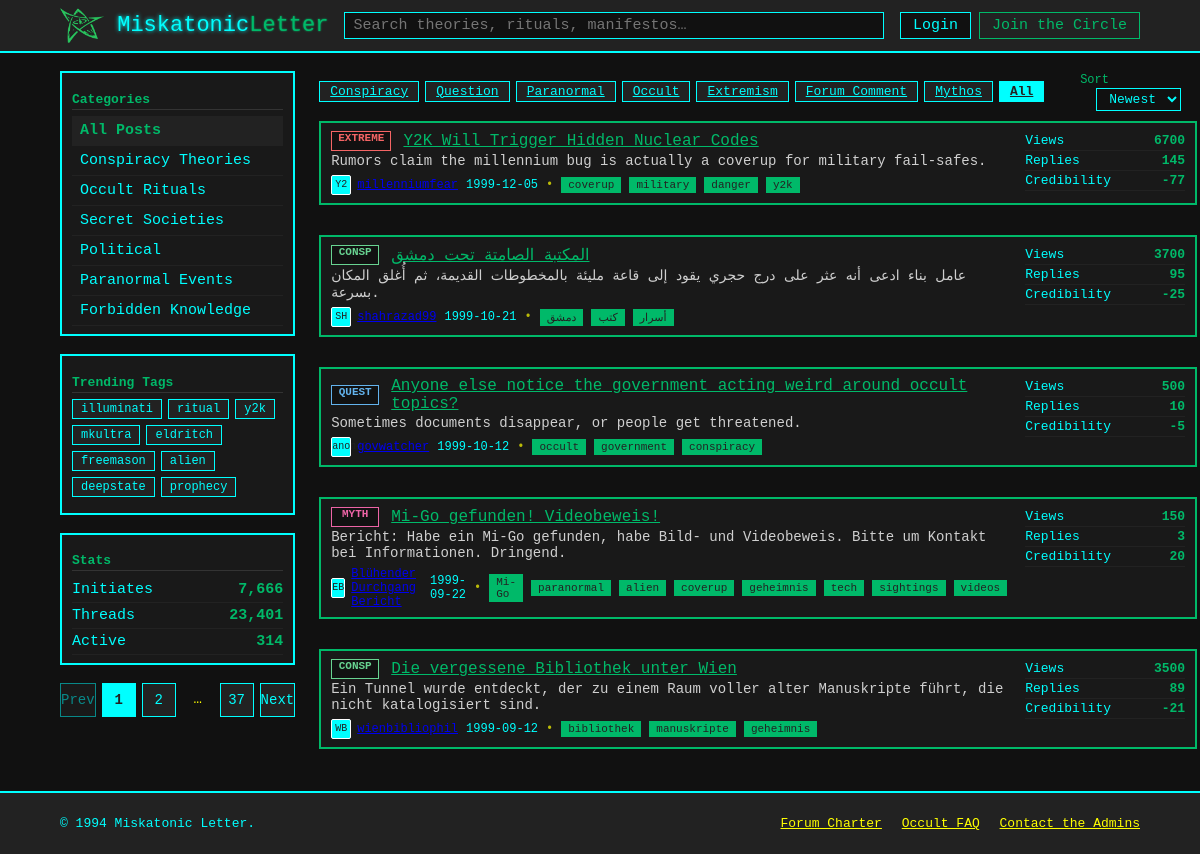
The page /Posts on the database as committed earlier.
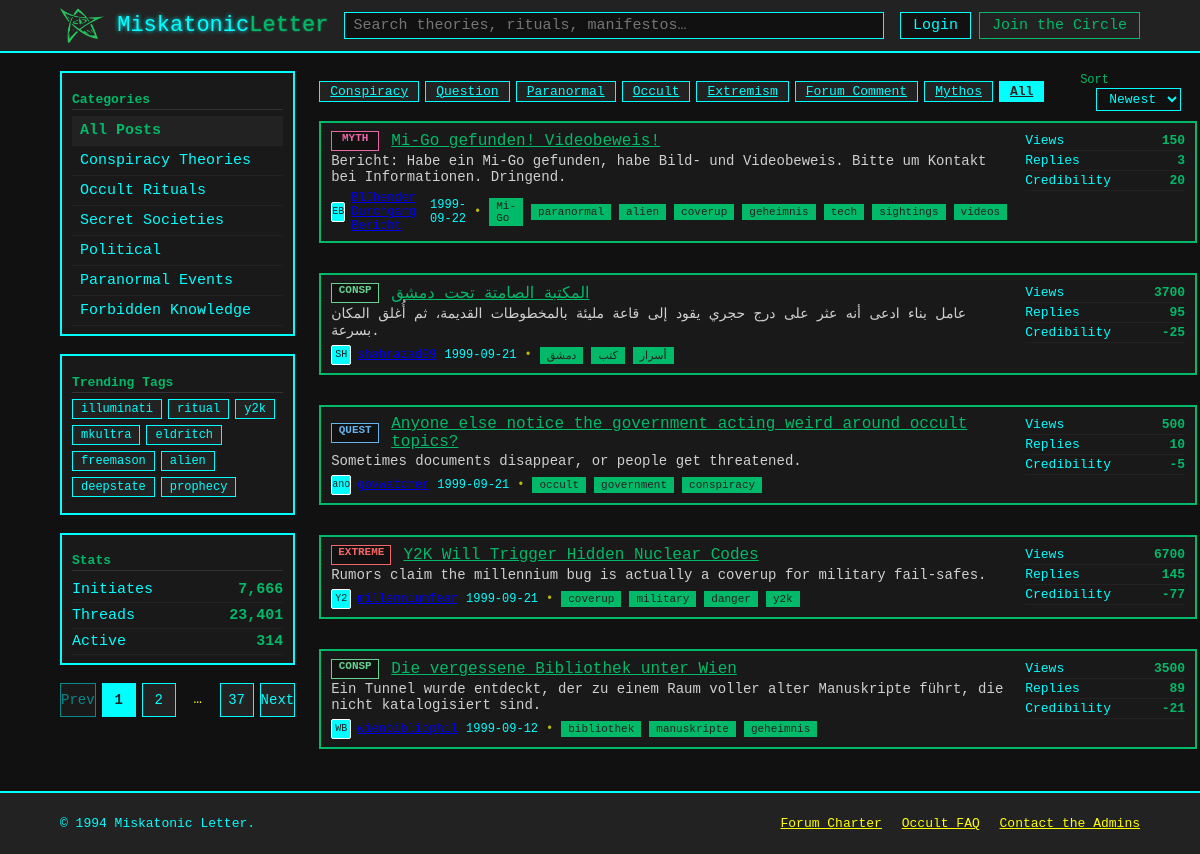
The same page on the database as committed later.
### db.py (models this page shows)
class Badges(Base):
    __tablename__    = "Badges"
    badge_id         = Column(Integer,primary_key=True)
    badge_title      = Column(String)
    badge_lable      = Column(String)

class Posts(Base):
    __tablename__    = "Posts"
    post_id          = Column(Integer,primary_key=True,index=True)
    post_title       = Column(String,nullable=False)
    post_exerpt      = Column(String)
    author_id        = Column(Integer,ForeignKey("Users.user_id"),nullable=False)
    post_date        = Column(Date)
    post_views       = Column(Integer,default=0)
    post_replies     = Column(Integer,default=0)
    post_credibility = Column(Integer,default=0)
    post_content     = Column(Text)
    badge_id         = Column(Integer,ForeignKey("Badges.badge_id"))

class Users(Base):
    __tablename__    = "Users"
    user_id          = Column(Integer,primary_key=True,index=True)
    user_avatar      = Column(String(2))
    user_name        = Column(String)

class Tags(Base):
    __tablename__    = "Tags"
    tag_id           = Column(Integer,primary_key=True,index=True)
    tag_lable        = Column(String)

### posts.py (the view)
@router.get("/Posts", response_class=HTMLResponse)
async def get_posts(
    request: Request,
    page: int = 1,
    q:str = "",
    sort:str = "newest",
    badge:str = "",
    db:Session = Depends(get_db)
):
    POSTS_PER_PAGE = 5
    POPULAR_BADGE_COUNT = 7
    posts = db.query(Posts)
    if badge:
        badge_query = db.query(Badges).filter(func.upper(Badges.badge_lable)==badge.upper()).first()
        if badge_query:
            posts = posts.filter(Posts.badge_id == badge_query.badge_id)
    if q:
        posts = posts.join(Users     , Posts.author_id   ==  Users.user_id     )\
                     .join(PostsTags , Posts.post_id     ==  PostsTags.post_id )\
                     .join(Tags      , PostsTags.tag_id  ==  Tags.tag_id       )\
        q_lower = f"%{q.lower()}%"
        posts = posts.filter(
            or_(
                Posts.post_title.ilike(q_lower),
                Posts.post_title.ilike(q_lower),
                Posts.post_content.ilike(q_lower),
                Users.user_name.ilike(q_lower),
                Tags.tag_lable.ilike(q_lower)
            )
        ).distinct()
    if   sort == "views":
        posts = posts.order_by(Posts.post_views.desc())
    elif sort == "newest":
        posts = posts.order_by(Posts.post_date.desc())
    total_posts = posts.count()
    total_pages = (total_posts + POSTS_PER_PAGE - 1) // POSTS_PER_PAGE
    page_posts  = posts.offset((page-1)*POSTS_PER_PAGE).limit(POSTS_PER_PAGE).all()
    serialized_posts = [serialize_post(post,db) for post in page_posts]
    popular_badges_query = db.query(Badges,func.count(Posts.post_id).label("post_count"))\
        .join(Posts,Badges.badge_id==Posts.badge_id)\
        .group_by(Badges.badge_id)\
        .order_by(desc("post_count"))\
        .limit(POPULAR_BADGE_COUNT)
    popular_badges = [serialize_badge(badge) for badge,_ in popular_badges_query]
    return templates.TemplateResponse(
        "index.html",
        {
            "request": request,
            "posts": serialized_posts,
            "badge": badge,
            "sort": sort,
            "page": page,
            "popular_badges":popular_badges,
            "total_pages": total_pages,
            "q":q
        }
    )

### templates/index.html (shortened to what this page needs)
<!doctype html>
<html lang="en">
<head>
  <link rel="stylesheet" href="{{ url_for('static', path='styles.css') }}" />
</head>
<body>
  <header class="topbar">
    <div class="container topbar__inner">
      <a class="brand" href="{{ url_for('get_posts') }}">
        <img src="{{ url_for('static', path='imgs/elder-sign.png') }}" alt="" class="brand__logo" aria-hidden="true">
        <span class="brand__name">Miskatonic<span class="accent">Letter</span></span>
      </a>
      <form class="search" action="{{ url_for('get_posts') }}" method="get" role="search">
        <input class="search__input" type="search" name="q" value="{{ q }}" placeholder="Search theories, rituals, manifestos…" aria-label="Search" />
      </form>
      <nav class="usernav" aria-label="User">
        <a class="btn btn--ghost" href="#">Login</a>
        <a class="btn btn--primary" href="#">Join the Circle</a>
      </nav>
    </div>
  </header>
  <main class="container layout">
    <aside class="sidebar">
      <section class="card">
        <h2 class="card__title">Categories</h2>
        <nav class="list list--links">
          <a href="#" class="list__item is-active">All Posts</a>
          <a href="#" class="list__item">Conspiracy Theories</a>
          <a href="#" class="list__item">Occult Rituals</a>
          <a href="#" class="list__item">Secret Societies</a>
          <a href="#" class="list__item">Political</a>
          <a href="#" class="list__item">Paranormal Events</a>
          <a href="#" class="list__item">Forbidden Knowledge</a>
        </nav>
      </section>
      <section class="card">
        <h2 class="card__title">Trending Tags</h2>
        <div class="tags">
          <a href="#" class="tag">illuminati</a>
          <a href="#" class="tag">ritual</a>
          <a href="#" class="tag">y2k</a>
          <a href="#" class="tag">mkultra</a>
          <a href="#" class="tag">eldritch</a>
          <a href="#" class="tag">freemason</a>
          <a href="#" class="tag">alien</a>
          <a href="#" class="tag">deepstate</a>
          <a href="#" class="tag">prophecy</a>
        </div>
      </section>
      <section class="card">
        <h2 class="card__title">Stats</h2>
        <ul class="meta">
          <li><span>Initiates</span><strong>7,666</strong></li>
          <li><span>Threads</span><strong>23,401</strong></li>
          <li><span>Active</span><strong>314</strong></li>
        </ul>
      </section>
              <nav class="pagination" aria-label="Pagination">
          {% set pages = [1] %}
          {% set pages = pages | unique | sort %}
          {% if page > 1 %}
            <a class="page" href="{{ url_for('get_posts') }}?page={{ page - 1 }}{% if q %}&q={{ q }}{% endif %}{% if badge %}&badge={{ badge }}{% endif %}{% if sort %}&sort={{ sort }}{% endif %}">Prev</a>
          {% else %}
            <span class="page is-disabled">Prev</span>
          {% endif %}
          {% for p in pages %}
          {% if p == page %}
            <span class="page is-current">{{ p }}</span>
          {% else %}
            <a class="page" href="{{ url_for('get_posts') }}?page={{ p }}{% if q %}&q={{ q }}{% endif %}{% if badge %}&badge={{ badge }}{% endif %}{% if sort %}&sort={{ sort }}{% endif %}">{{ p }}</a>
          {% endif %}
          {% if not loop.last and pages[loop.index] - p > 1 %}
            <span class="page page--dots">…</span>
          {% endif %}
          {% endfor %}
          {% if page < total_pages %}
            <a class="page" href="{{ url_for('get_posts') }}?page={{ page + 1 }}{% if q %}&q={{ q }}{% endif %}{% if badge %}&badge={{ badge }}{% endif %}{% if sort %}&sort={{ sort }}{% endif %}">Next</a>
          {% else %}
            <span class="page is-disabled">Next</span>
          {% endif %}
        </nav>
    </aside>
    <section class="content">
      <div class="bar">
        <div class="chips">
          {% for badge in popular_badges %}
            <a
              class="chip{% if request.query_params.get('badge') == badge.label %} is-selected{% endif %}"
              href="{{ url_for('get_posts') }}?badge={{ badge.label }}{% if q %}&q={{ q }}{% endif %}{% if sort %}&sort={{ sort }}{% endif %}"
            >{{ badge.title }}</a>
          {% endfor %}
          <a
            class="chip{% if not request.query_params.get('badge') %} is-selected{% endif %}"
            href="{{ url_for('get_posts') }}{% if q %}?q={{ q }}{% endif %}{% if page %}?page={{ page }}{% endif %}{% if sort %}&sort={{ sort }}{% endif %}"
          >All</a>
        </div>
        <div class="filters">
          <label class="select">
            <span class="select__label">Sort</span>
              <form class="search" action="{{ url_for('get_posts') }}" method="get" role="search">
                <select name="sort" onchange="this.form.submit()">
                  <option value="newest" {% if request.query_params.get('sort', 'newest') == 'newest' %}selected{% endif %}>Newest</option>
                </select>
              </form>
          </label>
        </div>
      </div>
      <div class="threads" role="feed" aria-busy="false">
        {% for post in posts %}
          <article class="thread card" role="article">
            <div class="thread__main">
              <div class="thread__row">
                <span class="badge badge--{{ post.badge.label }}" title="{{ post.badge.title }}">{{ post.badge.label }}</span>
                <a href="{{ url_for('get_post', id=post.id) }}" class="thread__title" data-id="{{ post.id }}">{{ post.title }}</a>
              </div>
              <p class="thread__excerpt">{{ post.exerpt }}</p>
              <div class="thread__meta">
                <span class="author">
                  <span class="avatar" aria-hidden="true">{{ post.author.avatar }}</span>
                  <a href="#" class="author__name">{{ post.author.name }}</a>
                </span>
                <time datetime="{{ post.date }}">{{ post.date }}</time>
                <span class="dot" aria-hidden="true">•</span>
                {% for tag in post.tags %}
                  <a href="#" class="tag">{{ tag }}</a>
                {% endfor %}
              </div>
            </div>
            <ul class="thread__stats">
              <li><span class="stat__label">Views</span><strong>{{ post.stats.views }}</strong></li>
              <li><span class="stat__label">Replies</span><strong>{{ post.stats.replies }}</strong></li>
              <li><span class="stat__label">Credibility</span><strong>{{ post.stats.credibility }}</strong></li>
            </ul>
          </article>
        {% endfor %}
        </div>
    </section>
  </main>
  <footer class="footer">
    <div class="container footer__inner">
      <p>© 1994 Miskatonic Letter.</p>
      <nav class="footer__links">
        <a href="#">Forum Charter</a>
        <a href="#">Occult FAQ</a>
        <a href="#">Contact the Admins</a>
      </nav>
    </div>
  </footer>
</body>
</html>

Rows that differ between the two databases and show on the page:
shown differently, row unchanged: Posts "Mi-Go gefunden! Videobeweis!": moves up the list
changed Posts "المكتبة الصامتة تحت دمشق": date "1999-10-21" → "1999-09-21"
changed Posts "Anyone else notice the government acting weird around occult topics?": date "1999-10-12" → "1999-09-21"
changed Posts "Y2K Will Trigger Hidden Nuclear Codes": date "1999-12-05" → "1999-09-21"; moves down the list
